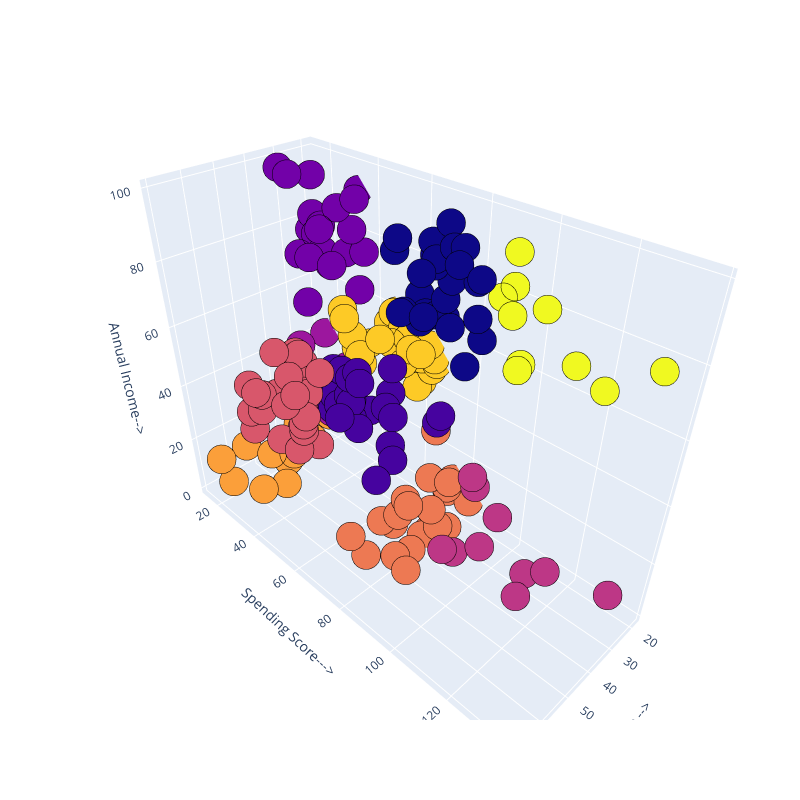

This figure's notebook cell:
### Markdown cell above
**3D Scatterplot Using Plotly**

### Code cell
# 3d scatterplot using plotly
Scene = dict(xaxis = dict(title  = 'Age -->'),yaxis = dict(title  = 'Spending Score--->'),zaxis = dict(title  = 'Annual Income-->'))

# model.labels_ is nothing but the predicted clusters i.e y_clusters
labels = model.labels_
trace = go.Scatter3d(x=y[:, 0], y=y[:, 1], z=y[:, 2], mode='markers',marker=dict(color = labels, size= 10, line=dict(color= 'black',width = 10)))
layout = go.Layout(margin=dict(l=0,r=0),scene = Scene,height = 800,width = 800)
data = [trace]
fig = go.Figure(data = data, layout = layout)
fig.show()

### Figure 1 — Plotly figure (JSON) as saved in the notebook; plotly's stock layout.template omitted (floating-point values rounded to 4 significant figures; data arrays with more than 128 entries replaced by an {"elided": "..."} marker saying what was removed)
{"data": [{"y": {"elided": "200 int values"}, "mode": "markers", "marker": {"color": {"elided": "200 int values"}, "line": {"color": "black", "width": 10}, "size": 10}, "x": {"elided": "200 int values"}, "z": {"elided": "200 int values"}, "type": "scatter3d"}], "layout": {"width": 800, "margin": {"r": 0, "l": 0}, "scene": {"zaxis": {"title": {"text": "Annual Income-->"}}, "xaxis": {"title": {"text": "Age -->"}}, "yaxis": {"title": {"text": "Spending Score--->"}}}, "height": 800}}
